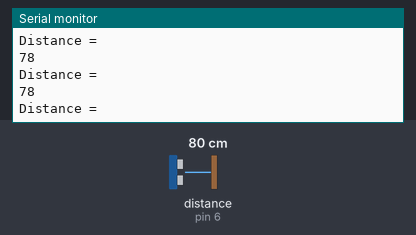
A sketch run on a simulated Arduino Uno, built with avr-gcc and run on an emulated ATmega328P. On the bench: the last lines printed to the serial monitor. Wiring (inferred from the names in the program): ultrasonic range finder: trigger pin 5; echo pin 6. Inputs (shaded band) come from the test bench; at power-on: distance to the obstacle (sensor on pin 6) 80 cm. The echo pulse lasts 58.3 µs per cm.

Above: at 1.2 s.
1.3 s: distance to the obstacle (sensor on pin 6) set to 2 cm
At 2.2 s:
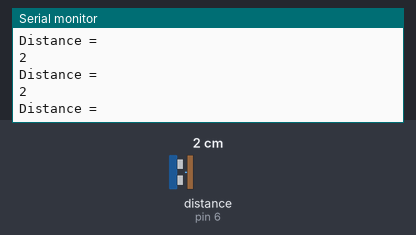
4.3 s: distance to the obstacle (sensor on pin 6) set to 4 cm
At 5.4 s:
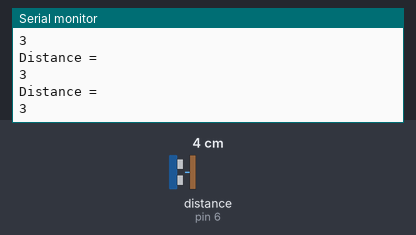
5.8 s: distance to the obstacle (sensor on pin 6) set to 2 cm
At 6.4 s:
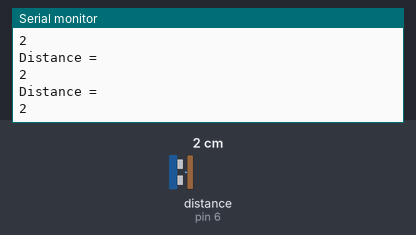
8.8 s: distance to the obstacle (sensor on pin 6) set to 120 cm
At 9.5 s:
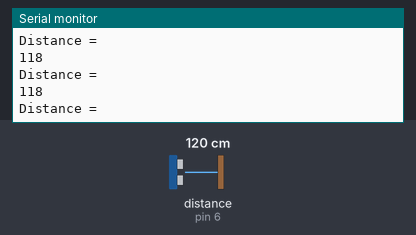
Timing chart, 0 to 11.8 s (numbered marks = the images above; inputs shaded):
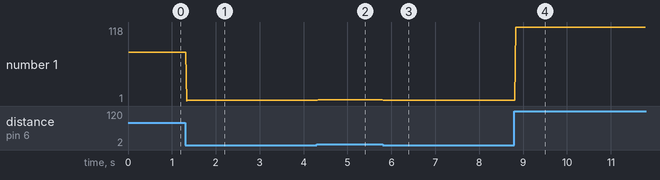

The sketch:

Ultrasonic.ino
```cpp
int trig =5;
int echo = 6;
long duration;
long distance;

void setup() {
  // put your setup code here, to run once:
pinMode(trig,OUTPUT);
pinMode(echo,INPUT);
Serial.begin(9600);
}

void loop() {
  // put your main code here, to run repeatedly:
digitalWrite(trig,LOW);
delay(0.002);
digitalWrite(trig,HIGH);
delay(0.01);
digitalWrite(trig,LOW);
duration = pulseIn(echo,HIGH);
distance = duration * (0.034/2);
Serial.println("Distance =");
Serial.println(distance);
delay(20);
}
```

Measured:
- after the input at 1.3 s, the serial monitor: prints a new line at once (image 1)
- after the input at 4.3 s, the serial monitor: prints a new line at once (image 2)
- after the input at 8.8 s, the serial monitor: prints a new line at once (image 4)
- plotted number 1: 78 → 2 after the input at 1.3 s, 2 → 3 after the input at 4.3 s, 2 → 118 after the input at 8.8 s
